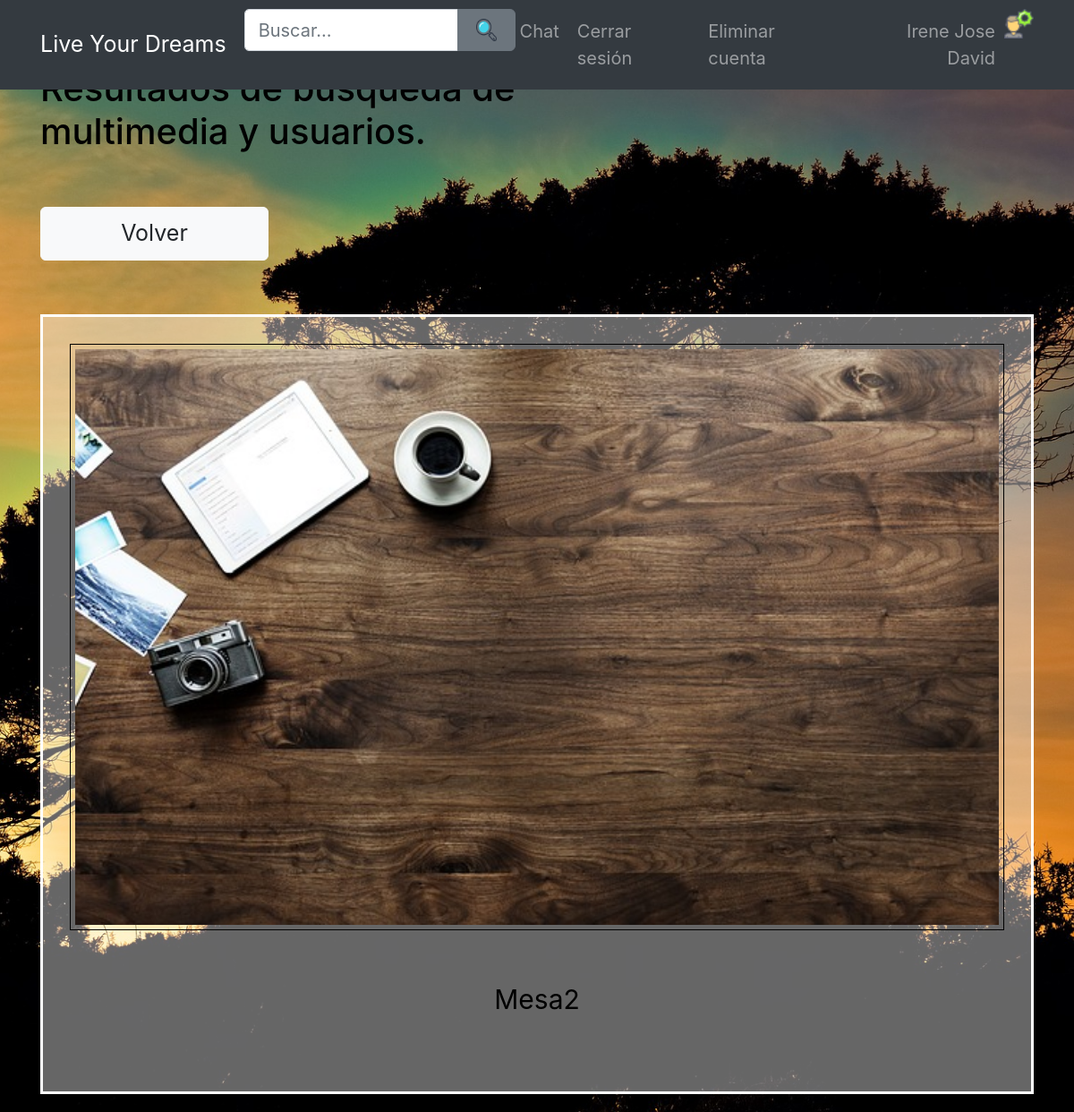
Page /resultado.php?buscar=mesa2 (signed in) on the committed database.
### tables this page shows
CREATE TABLE `imagen` (
  `idfoto` int(11) NOT NULL,
  `usuarioID` int(11) NOT NULL,
  `nombre` varchar(255) NOT NULL,
  `descripcion` text NOT NULL,
  `likes` int(11) DEFAULT '0'
);

### resultado.php (the view, shortened to what this page needs)
<?php
require('includes/config.php');
require('layout/header.php');
?>
<div class="container">
	<div class="row">
		<div class="col-xs-12 col-sm-8 col-md-6 col-sm-offset-2 col-md-offset-3">
			<h2>Resultados de busqueda de multimedia y usuarios.</h2>
			<div class="row mt-5">
				<div class="col-xs-6 col-md-6"><a class="btn btn-light btn-block btn-lg" tabindex="5" href="paginausuarios.php">Volver</a></div>
			</div>
		</div>
		<div class="col-xs-12 col-sm-12 col-md-12 col-sm-offset-12 col-md-offset-12 mt-5">
			<div class="row">
				<div class="col-md-12">
					<div class="contenedorTodo ">
					<div class="desFoto imagenEspa" >
						<?php
						$buscar = trim(strtoupper($_GET['buscar']));
                        if ($buscar!=""){
                       $stmt = $db->query("SELECT * FROM imagen WHERE UPPER(descripcion) LIKE '%" . $buscar . "%'");
						while ($row = $stmt->fetch()) {
							echo '<img class="foto" src="imagenes/' . $row['nombre'] . '">' . "\n";
							echo '<br/><br/>' . ucfirst($row['descripcion']) . '<br/><br/>';
						}
						?>
					</div>
						<?php
                        }else{
                            echo '<span>vacio</span>';
                        }
						?>
					</div>
				</div>
			</div>
		</div>
	</div>
</div>
<?php
require('layout/footer.php');
?>

### style/main.css (style rules this page uses)
a { color: #EF1F2F; text-decoration: none; }
html, body { height: auto; font-size: 20px; color: black; }
body { background: url("../img/foto_fondo.jpg") no-repeat center center fixed; background-size: cover; }
.contenedorTodo { padding: 30px; border: 3px solid white; text-align: center; background: rgba(255, 255, 255, 0.4); margin-bottom: 20px; }
.foto { width: 100%; height: auto; padding: 5px; border: 1px solid black; margin-bottom: 10px; }

### style/resultado.css (style rules this page uses)
.desFoto { font-size: 30px; }
.imagenEspa { margin-bottom: 5px; }

### rows in the picture
imagen: nombre (picture), descripcion "Mesa2"
